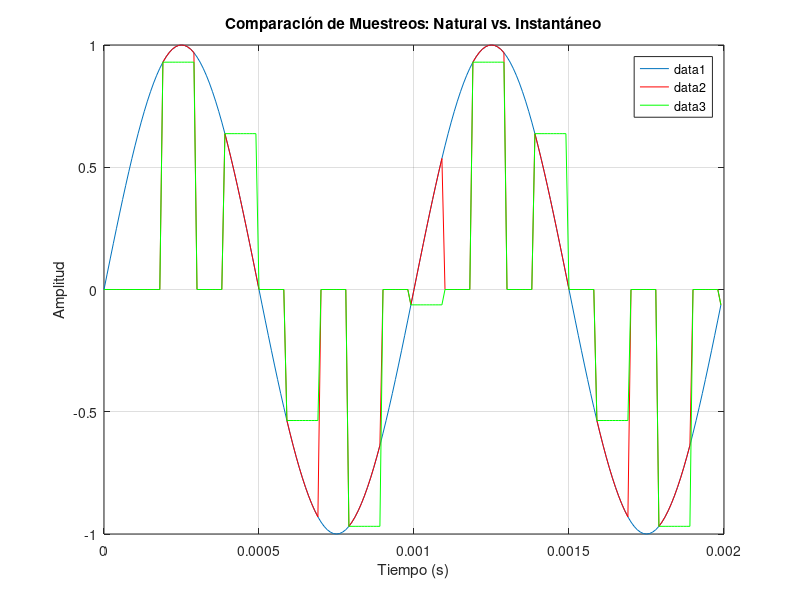
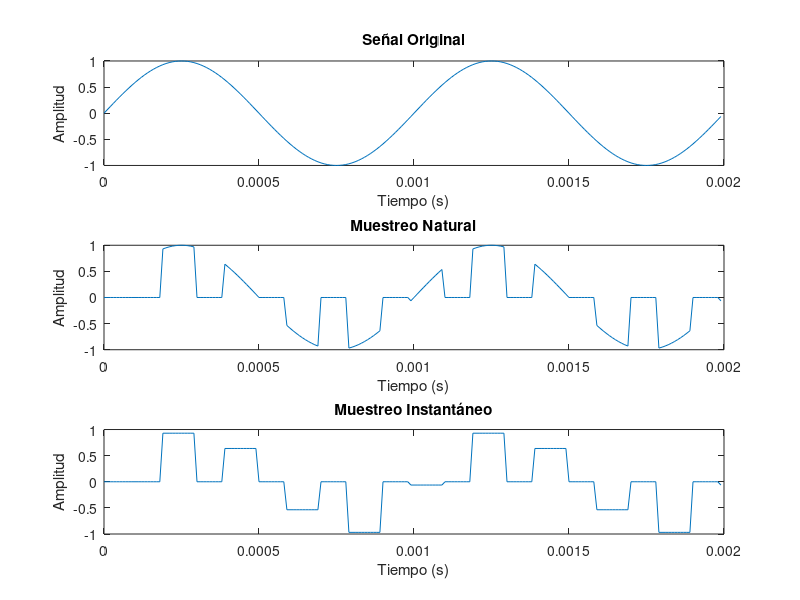
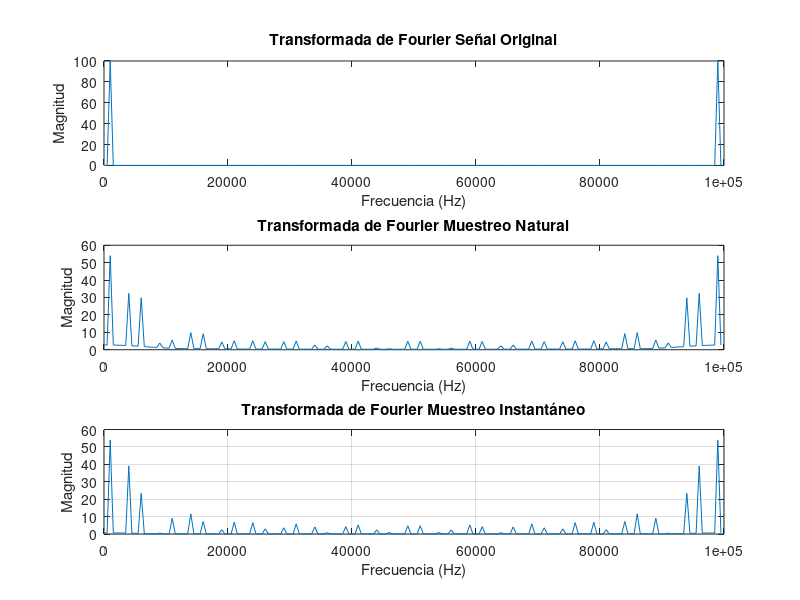
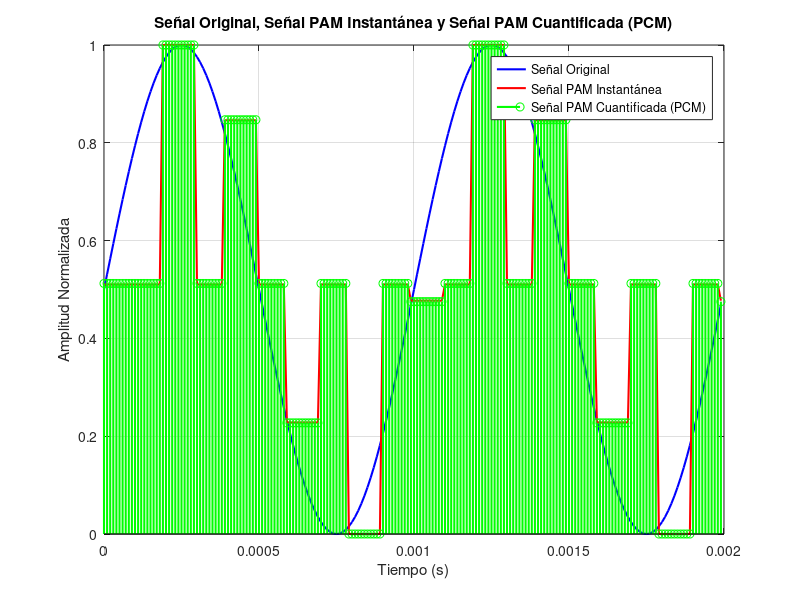

Recreate these plots in MATLAB, in order.
clc;
close all;
clear all;

% parámetros de configuración
fm = 100000; % Hz
tm = 1/fm; % segundos
ls = 200; % largo de la señal
f_c = 1000; % Hz
f_s = 5000; % Hz
t_s = 1/f_s; % segundos
tau = 0.5*t_s; % segundos
d = tau/t_s; % ciclo de trabajo

% vectores
t = (0:ls-1)*tm;
m_t = sin(2*pi*f_c*t);

% auxiliaries
r = floor(t_s/tm);
s = floor(tau/tm);
disp(r)

% muestreo natural
s_nat = zeros(1,length(t));
for i=1:length(m_t)
    if mod(i,r)==0
        s_nat(i:i+s) = 1;
    end
end
s_nat = s_nat(1:length(t));
m_t_nat = m_t.*s_nat;


% muestreo instantaneo
m_t_inst = zeros(1,length(t));
for i=1:length(m_t)
    if mod(i,r)==0
        m_t_inst(i:i+s) = m_t(i);
    end
end

m_t_inst = m_t_inst(1:length(t));

figure;
plot(t, m_t); 
hold on;
plot(t, m_t_nat, 'r'); 
plot(t, m_t_inst, 'g'); 
grid on;

xlabel('Tiempo (s)');
ylabel('Amplitud');
legend;
title('Comparación de Muestreos: Natural vs. Instantáneo');


% Fourier Transform
M_t = fft(m_t);
M_t_nat = fft(m_t_nat);
M_t_inst = fft(m_t_inst);

% Frequency axis for plotting
f_axis = (0:(length(t) - 1)) * (1 / (ls * tm));

% Create the first figure with original, natural, and instantaneous signals
figure;
subplot(3, 1, 1);
plot(t, m_t);
title('Señal Original');
xlabel('Tiempo (s)');
ylabel('Amplitud');

subplot(3, 1, 2);
plot(t, m_t_nat);
title('Muestreo Natural');
xlabel('Tiempo (s)');
ylabel('Amplitud');

subplot(3, 1, 3);
plot(t, m_t_inst);
title('Muestreo Instantáneo');
xlabel('Tiempo (s)');
ylabel('Amplitud');

% Create the second figure with Fourier Transforms
figure;
subplot(3, 1, 1);
plot(f_axis, abs(M_t));
title('Transformada de Fourier Señal Original');
xlabel('Frecuencia (Hz)');
ylabel('Magnitud');

subplot(3, 1, 2);
plot(f_axis, abs(M_t_nat));
title('Transformada de Fourier Muestreo Natural');
xlabel('Frecuencia (Hz)');
ylabel('Magnitud');

subplot(3, 1, 3);
plot(f_axis, abs(M_t_inst));
title('Transformada de Fourier Muestreo Instantáneo');
xlabel('Frecuencia (Hz)');
ylabel('Magnitud');

% PCM Parameters
bit_depth = 8; 
pcm_levels = 2^bit_depth;

% Quantize the instantaneous signal using PCM
pcm_signal_inst = round((m_t_inst + 1) * (pcm_levels - 1) / 2);
grid on;

% Normaliza las señales para que estén en el mismo rango de amplitud (0 a 1)
m_t_norm = (m_t - min(m_t)) / (max(m_t) - min(m_t));
m_t_inst_norm = (m_t_inst - min(m_t_inst)) / (max(m_t_inst) - min(m_t_inst));
pcm_signal_inst_norm = (pcm_signal_inst - min(pcm_signal_inst)) / (max(pcm_signal_inst) - min(pcm_signal_inst));

% Calcular el error de cuantización para la señal PAM cuantificada (PCM)
quantization_error_inst = m_t_inst - ((2 * pcm_signal_inst / (pcm_levels - 1)) -1);

% Crear una figura para mostrar todas las señales en un mismo gráfico
figure;
plot(t, m_t_norm, 'b', 'LineWidth', 1.5); 
hold on;
plot(t, m_t_inst_norm, 'r', 'LineWidth', 1.5); 
stem(t, pcm_signal_inst_norm, 'g', 'Marker', 'o', 'LineWidth', 1.5);

xlabel('Tiempo (s)');
ylabel('Amplitud Normalizada');
title('Señal Original, Señal PAM Instantánea y Señal PAM Cuantificada (PCM)');
legend('Señal Original', 'Señal PAM Instantánea', 'Señal PAM Cuantificada (PCM)');
grid on;

% Crear una nueva figura para mostrar el error de cuantización
figure;
plot(t, quantization_error_inst, 'k--', 'LineWidth', 1.5);

xlabel('Tiempo (s)');
ylabel('Error de Cuantización');
title('Error de Cuantización para la Señal PAM Cuantificada (PCM)');
grid on;
